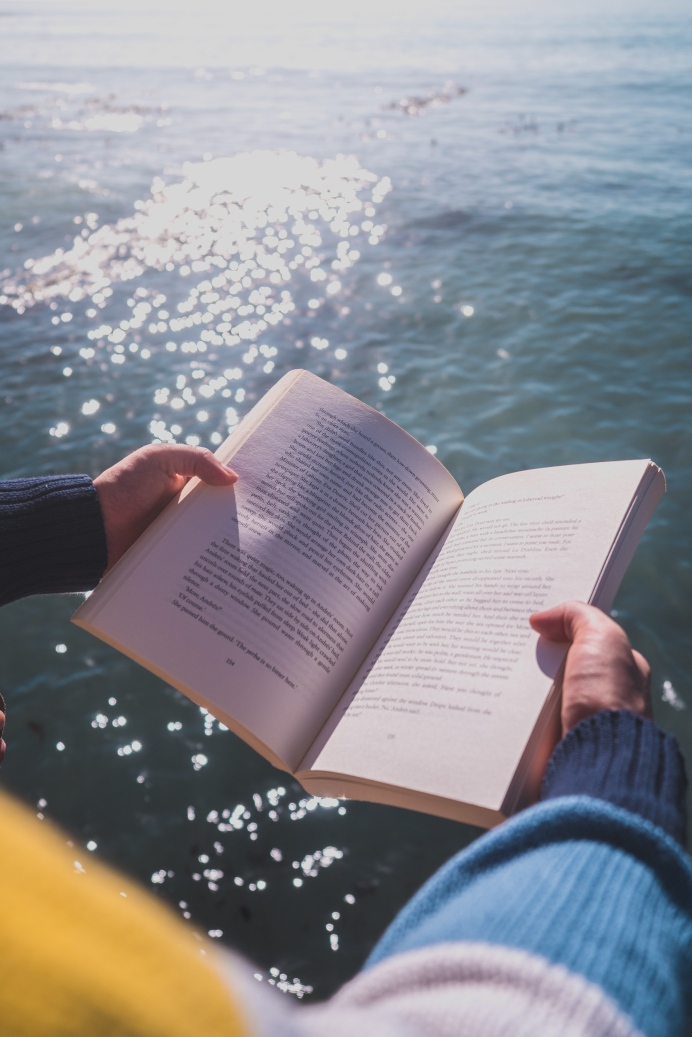
#> input picture PythonImageWorkspace/OpenCV/img/book.jpg, 3456 x 5184 px (shown at 1/5 size)
$ jupyter execute 13_image_change_binarization.ipynb
#> lines starting #> are read from the running program, lines starting #| are printed output that depends on the picture; after the words box and inside, x2 and y2 are one past the last pixel; in counts of white or black regions, pixels touching at a corner belong together
# 13. 이미지 변형 (이진화)

[cell 1]
import cv2
img = cv2.imread('./img/book.jpg', cv2.IMREAD_GRAYSCALE)
#> img: shape (5184, 3456); min 28, max 239, mean 140.3
img = cv2.resize(img, (640, 960))
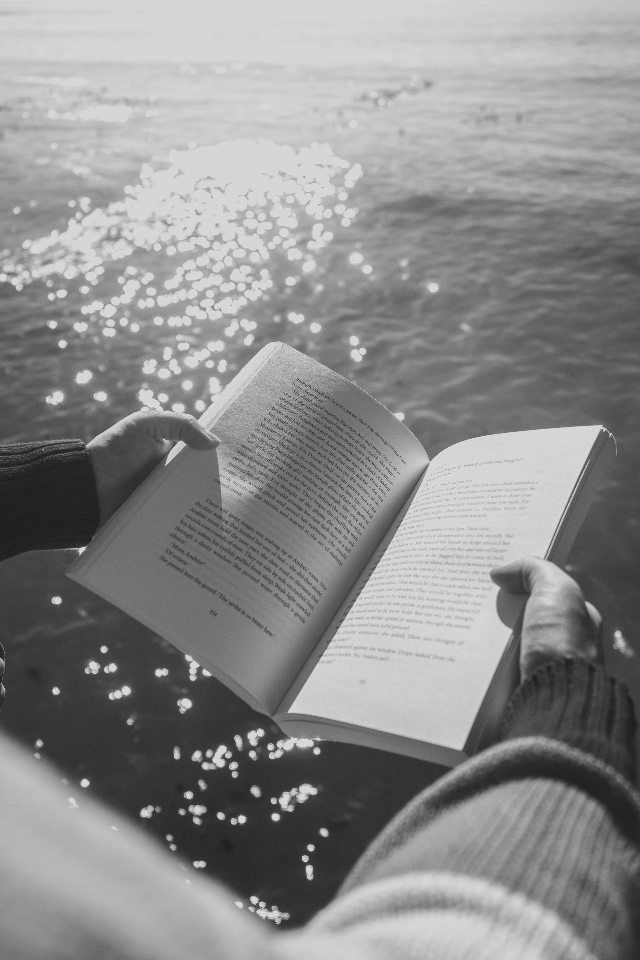
#> img: shape (960, 640); min 29, max 225, mean 140.2

ret, binary = cv2.threshold(img, 127, 255, cv2.THRESH_BINARY)
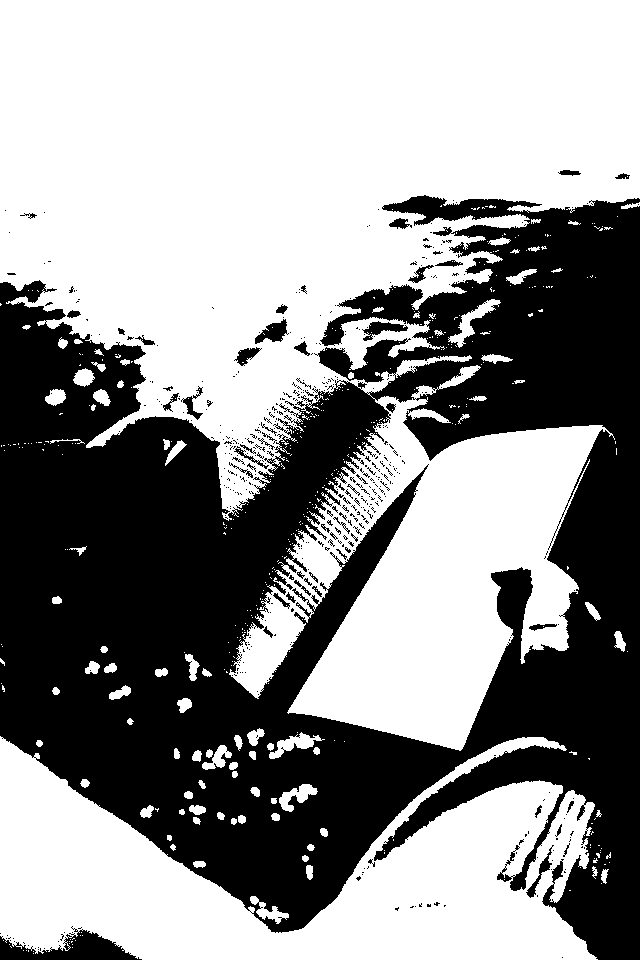
#> binary: shape (960, 640); 57.1% white; 486 black regions (432 under 20 px), largest, box (x1, y1, x2, y2) and area: (0, 195, 640, 960) 255595, (0, 926, 142, 960) 2235, (255, 319, 289, 344) 426

cv2.namedWindow('img', cv2.WINDOW_NORMAL)
cv2.imshow('img', img)
cv2.imshow('binary', binary)
cv2.waitKey(0)
cv2.destroyAllWindows()

## Trackbar (값 변화에 따른 변형 확인)

[cell 2]
import cv2

def empty(pos):
    print(pos)
    pass

img = cv2.imread('./img/book.jpg', cv2.IMREAD_GRAYSCALE)
# img = cv2.resize(img, (960, 640))

name = 'Trackbar'
cv2.namedWindow(name, cv2.WINDOW_NORMAL)

cv2.createTrackbar('threshold', name, 127, 255, empty) # bar 이름, 창의 이름, 초기값, 최대값, 이벤트 처리

while True:
    thresh = cv2.getTrackbarPos('threshold', name)

    ret, binary = cv2.threshold(img, thresh, 255, cv2.THRESH_BINARY)
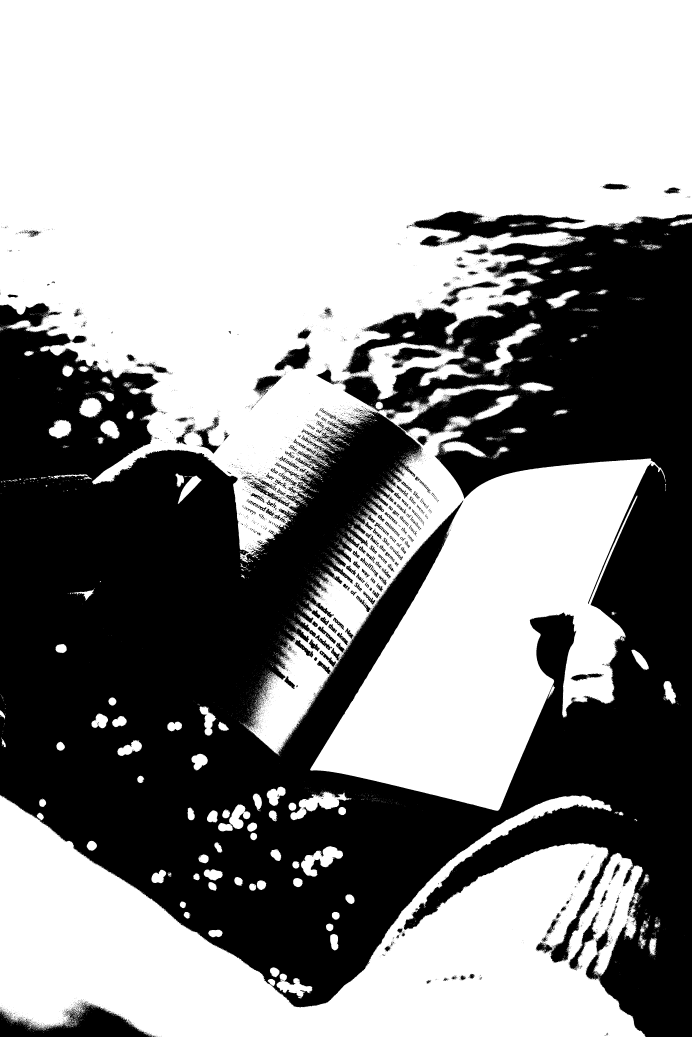
#> binary: shape (5184, 3456) (shown at 1/5 size); 57.2% white; 10161 black regions (9616 under 20 px), largest, box (x1, y1, x2, y2) and area: (0, 1054, 3456, 5184) 7408433, (0, 5013, 761, 5184) 63523, (1372, 1716, 1555, 1856) 12212
#> ret = 127

    if not ret:
        break

    cv2.imshow(name, binary)
    if cv2.waitKey(1) == ord('q'):
#> (key q is pressed here)
        break

cv2.destroyAllWindows()

## 그림판에서 제작한 이미지로 확인

[cell 3]
import cv2

def empty(pos):
    print(pos)
    pass

img = cv2.imread('./img/threshold.png', cv2.IMREAD_GRAYSCALE)
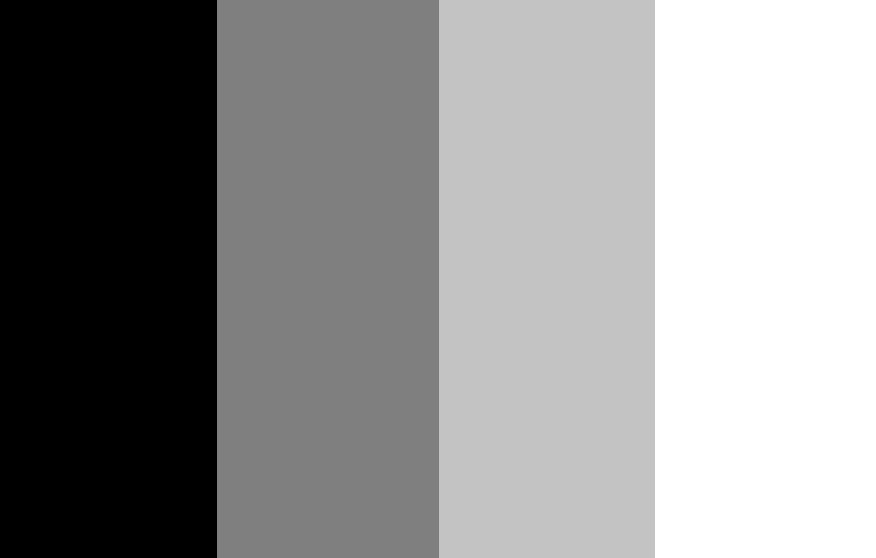
#> input picture PythonImageWorkspace/OpenCV/img/threshold.png, 876 x 558 px
#> img is the input picture: shape (558, 876); min 0, max 255, mean 144.6
# img = cv2.resize(img, (960, 640))

name = 'Trackbar'
cv2.namedWindow(name, cv2.WINDOW_NORMAL)

cv2.createTrackbar('threshold', name, 127, 255, empty) # bar 이름, 창의 이름, 초기값, 최대값, 이벤트 처리

while True:
    thresh = cv2.getTrackbarPos('threshold', name)

    ret, binary = cv2.threshold(img, thresh, 255, cv2.THRESH_BINARY)
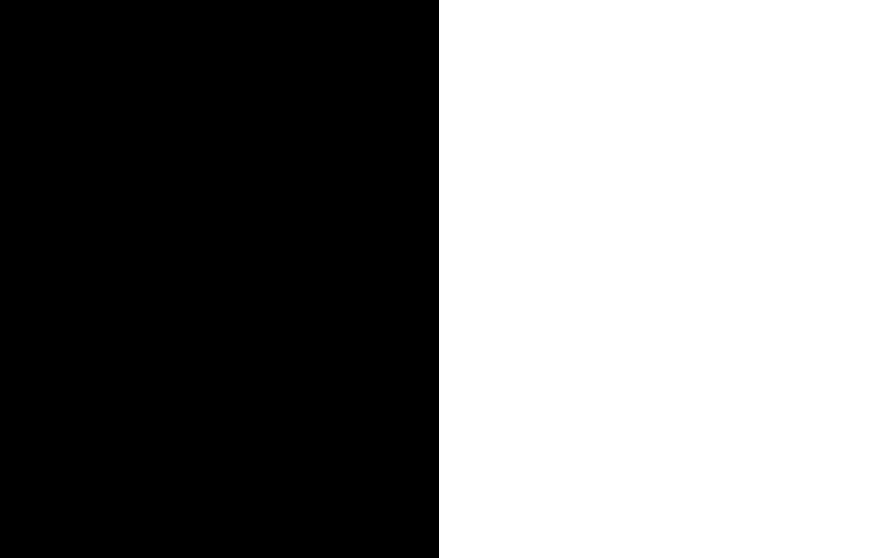
#> binary: shape (558, 876); 49.9% white; 1 white region, box (x1, y1, x2, y2) and area: (439, 0, 876, 558) 243846

    if not ret:
        break

    cv2.imshow(name, binary)
    if cv2.waitKey(1) == ord('q'):
#> (key q is pressed here)
        break

cv2.destroyAllWindows()

[cell 4]
import cv2
img = cv2.imread('./img/threshold.png', cv2.IMREAD_GRAYSCALE)
# img = cv2.resize(img, (640, 960))

ret, binary1 = cv2.threshold(img, 0, 255, cv2.THRESH_BINARY)
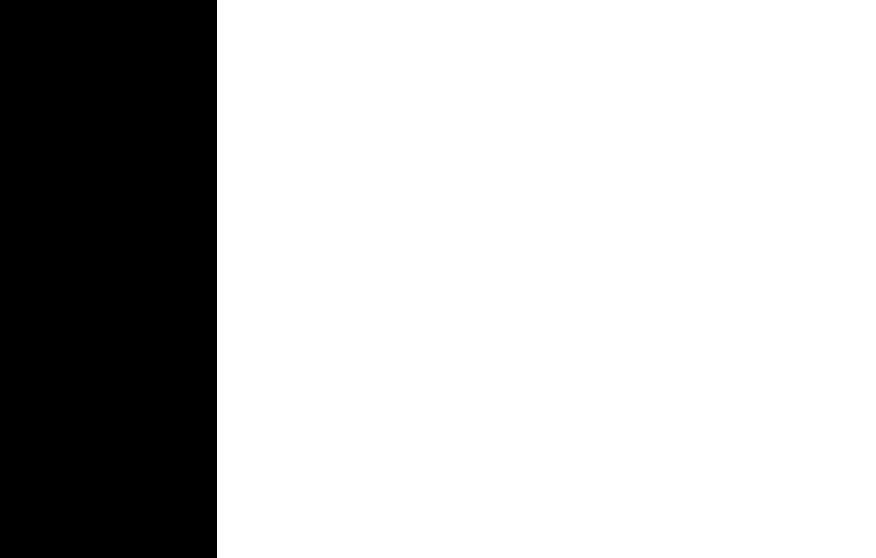
#> binary1: shape (558, 876); 75.2% white; 1 black region, box (x1, y1, x2, y2) and area: (0, 0, 217, 558) 121086
ret, binary2 = cv2.threshold(img, 127, 255, cv2.THRESH_BINARY)
ret, binary3 = cv2.threshold(img, 195, 255, cv2.THRESH_BINARY)
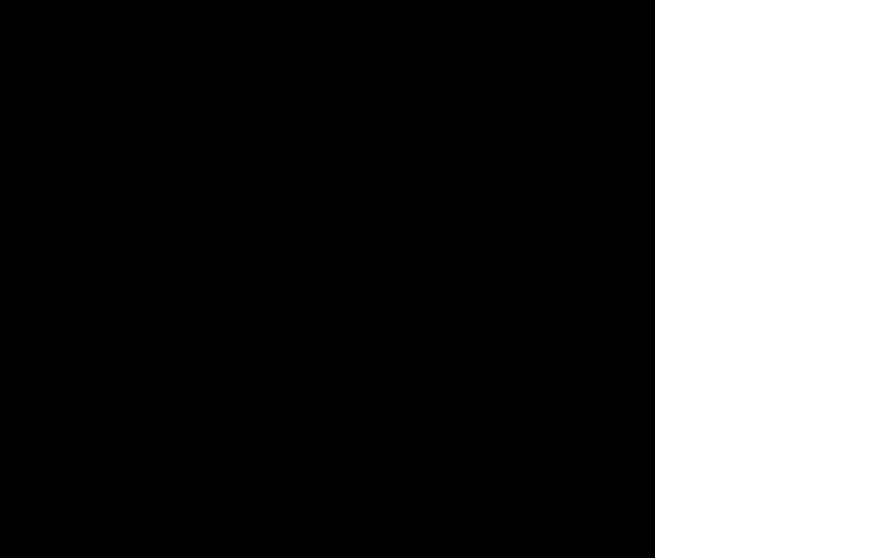
#> binary3: shape (558, 876); 25.2% white; 1 white region, box (x1, y1, x2, y2) and area: (655, 0, 876, 558) 123318

cv2.namedWindow('img', cv2.WINDOW_NORMAL)
cv2.imshow('img', img)
cv2.imshow('binary1', binary1)
cv2.imshow('binary2', binary2)
cv2.imshow('binary3', binary3)
cv2.waitKey(0)
cv2.destroyAllWindows()
